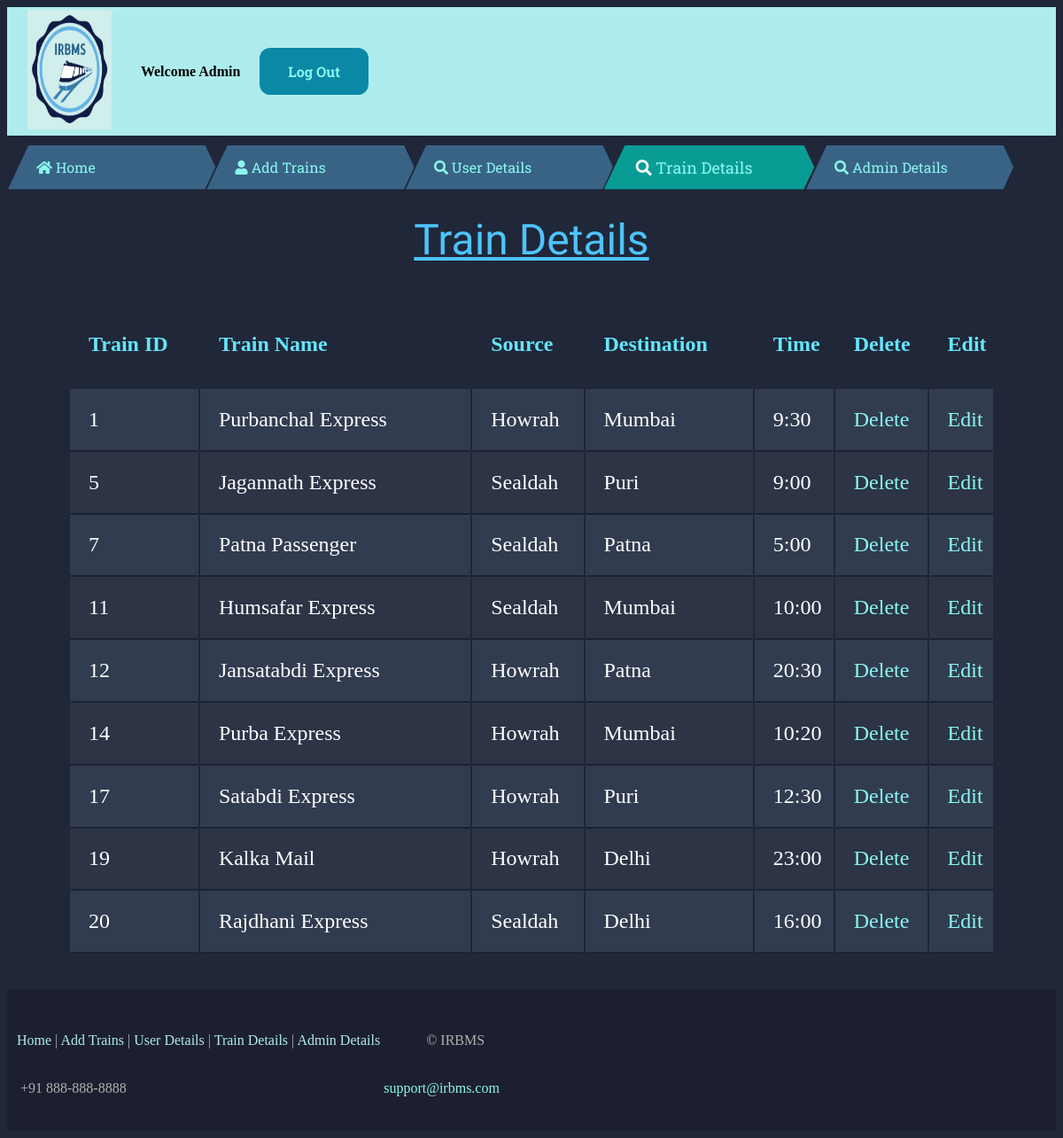
The app's page /traindetails.php with its own data.
### tables this page shows
CREATE TABLE IF NOT EXISTS `train` (
  `train_id` int(10) NOT NULL,
  `train_name` varchar(30) NOT NULL,
  `time` varchar(15) DEFAULT NULL,
  `duration` varchar(20) NOT NULL,
  `source` varchar(30) NOT NULL,
  `destination` varchar(30) NOT NULL,
  `Sleeper` int(10) NOT NULL DEFAULT '30',
  `AC 2 Tier` int(10) NOT NULL DEFAULT '30',
  `First Class` int(10) NOT NULL DEFAULT '30',
  `pnr` int(10) DEFAULT NULL,
  PRIMARY KEY (`train_id`)
);

### traindetails.php (the view, shortened to what this page needs)
<!DOCTYPE html>
<html>
<head>
      <link rel="stylesheet" href="https://use.fontawesome.com/releases/v5.3.1/css/all.css">
</head>
<header class="h">
    <table>
      <tr>
        <th colspan="3"><img src="logo2.png" width="70%" height="135px" class="img-responsive"></th>
        <th colspan="10"></th>
        <th colspan="10"></th>
        <th colspan="20"> Welcome Admin </th>
        <th colspan="10"></th>
        <th colspan="10"></th>
        <th colspan="70"></th>
        <th colspan="10"></th>
        <th colspan="10">
          <a href="logout.php" class="button button1">Log Out</a>
        </th>
      </tr>
    </table>
</header>
<body   bgcolor="#1F2739">
  <nav class="menu">
            <ul class="main-menu">
                <li><i class="fa fa-home"></i> <a href="ehome.php" style="color: #8AF7EE;">Home</a></li>
                <li><i class="fa fa-user"></i><a href="addtrain.php" style="color: #8AF7EE;"> Add Trains</a></li>
                <li><i class="fa fa-search"></i><a href="userdetails.php" style="color: #8AF7EE;"> User Details</a></li>
                <li class="active"><i class="fa fa-search"></i><a href="traindetails.php" style="color: #8AF7EE;"> Train Details</a></li>
                <li><i class="fa fa-search"></i><a href="adminprofile.php" style="color: #8AF7EE;"> Admin Details</a></li>
            </ul>
        </nav>
<?php
$con=mysqli_connect("localhost","root","","railwaymanagementsystem");
$sql="select * from train order by train_id";
$result=mysqli_query($con,$sql);
?>
<h1 style="  font-family: 'Coda Caption', sans-serif;
"><span class="blue"></span><u>Train Details</u><span class="blue"></span></h1>
<table class="container">
  <thead>
    <tr>
      <th><h1>Train ID</h1></th>
      <th><h1>Train Name</h1></th>
      <th><h1>Source</h1></th>
      <th><h1>Destination</h1></th>
      <th><h1>Time</h1></th>
      <th><h1>Delete</h1></th>
      <th><h1>Edit</h1></th>
    </tr>
  </thead>
  <tbody>
    <?php
      while($row=mysqli_fetch_array($result)) {
    ?>
    <tr>
      <td style="color: white"><?php echo $row['train_id'] ?></td>
      <td style="color: white"><?php echo $row['train_name'] ?></td>
      <td style="color: white"><?php echo $row['source'] ?></td>
      <td style="color: white"><?php echo  $row['destination']; ?></td>
      <td style="color: white"><?php echo $row['time'] ?></td>
      <td><a href="delete_train.php?tid=<?php echo($row['train_id']);?>">Delete</a></td>
      <td><a href="edittrains.php?tid=<?php echo($row['train_id']);?>">Edit</td>
    </tr>
    <?php } ?>
  </tbody>
</table>
</body>
<footer>
<div class="page-wrapper">
    <div id="waterdrop"></div>
    <footer>
      <div class="footer-top">
          <table>
  <tr><td align="center">
        <p style="float: center"> &nbsp
          <a href="ehome.php" style="color: #AEECED">Home</a>
          |
          <a href="addtrain.php" style="color: #AEECED">Add Trains</a>
          |
          <a href="userdetails.php" style="color: #AEECED">User Details</a>
          |
          <a href="traindetails.php" style="color: #AEECED">Train Details</a>
          |
          <a href="adminprofile.php" style="color: #AEECED">Admin Details</a>
        </p>
  </td>
  <td>
        <p>&nbsp &nbsp &nbsp &nbsp &nbsp &nbsp © IRBMS</p>
    </td>
</tr>
<tr>
         <td> <p>&nbsp &nbsp+91 888-888-8888</p></td>
         <td>
          <p><a href="mailto:support@irbms.com">support@irbms.com</a></p></td>
      </tr>
  </table>
      </div>
    </footer>
  </div>
</footer>
</html>

### traindetails.php (style rules this page uses)
body { font-family: 'Open Sans', sans-serif; font-weight: 300; line-height: 1.42em; color:#A7A1AE; background-color:#1F2739; }
h1 { font-size:3em; font-weight: 300; line-height:1em; text-align: center; color: #4DC3FA; }
.container th h1 { font-weight: bold; font-size: 1.5em; text-align: left; color: #64E5FA; }
.container td { font-weight: normal; font-size: 1.5em; -webkit-box-shadow: 0 2px 2px -2px #0E1119; -moz-box-shadow: 0 2px 2px -2px #0E1119; box-shadow: 0 2px 2px -2px #0E1119; }
.container { text-align: left; overflow: hidden; width: 90%; margin: 0 auto; display: table; padding:10px; }
.container td, .container th { padding-bottom: 2%; padding-top: 2%; padding-left:2%; }
.container tr:nth-child(odd) { background-color: #323C50; }
.container tr:nth-child(even) { background-color: #2C3446; }
.container th { background-color: #1F2739; }
.container td:first-child { color: #FB667A; }
.main-menu { display: flex; list-style: none; margin: auto 0; padding: 0.6em 0 0 0; font-family: 'Roboto Slab', serif; }
.main-menu > li { box-sizing: border-box; height: 50px; width: calc(3.5 * 100px); line-height: 50px; padding: 0 2em; margin: 1px; transition: 0.5s linear all; background: #396385; color: #8AF7EE; cursor: pointer; font-size: 16px; user-select: none; }
.main-menu > li:not(.with-submenu) { clip-path: polygon(10% 0%, 0% 100%, 95% 100%, 100% 50%, 95% 0%); shape-outside: polygon(10% 0%, 0% 100%, 95% 100%, 100% 50%, 95% 0%); }
.main-menu > li:nth-child(2) { transform: translateX(-5%); }
.main-menu > li:nth-child(3) { transform: translateX(-10%) }
.main-menu > li:nth-child(4) { transform: translateX(-15%) }
.main-menu > li:nth-child(5) { transform: translateX(-20%) }
.main-menu .active { color: #FFF; background: #099c95; cursor: default; font-size: 18px; }
.h { background-color: #AEECED; }
.page-wrapper { position: bottom; bottom: 0; width: 100%; z-index: 11111; top: 35px; }
footer p, footer strong, footer b, footer { color: #b0b0b0; }
.footer-top { background: #396385; background-size: cover; background-position: center; padding: 0 0 20px; font-family: rubik; padding-top:30px; }
.footer-top { background-color: #1c1f2f; }
#waterdrop { height: 30px; }
.button { background-color: #4CAF50; border: none; color: white; padding: 16px 32px; text-align: center; text-decoration: none; display: inline-block; font-size: 16px; margin: 4px 2px; transition-duration: 0.4s; cursor: pointer; float: right; }
.button1 { background-color: #0B88A6; color: white; border-radius: 12px; font-family: 'Roboto Slab', serif; }
a:link { text-decoration: none; color: #8AF7EE; }

### records on screen
train: train_id "1", train_name "Purbanchal Express", source "Howrah", destination "Mumbai", time "9:30"
train: train_id "5", train_name "Jagannath Express", source "Sealdah", destination "Puri", time "9:00"
train: train_id "7", train_name "Patna Passenger", source "Sealdah", destination "Patna", time "5:00"
train: train_id "11", train_name "Humsafar Express", source "Sealdah", destination "Mumbai", time "10:00"
train: train_id "12", train_name "Jansatabdi Express", source "Howrah", destination "Patna", time "20:30"
train: train_id "14", train_name "Purba Express", source "Howrah", destination "Mumbai", time "10:20"
train: train_id "17", train_name "Satabdi Express", source "Howrah", destination "Puri", time "12:30"
train: train_id "19", train_name "Kalka Mail", source "Howrah", destination "Delhi", time "23:00"
train: train_id "20", train_name "Rajdhani Express", source "Sealdah", destination "Delhi", time "16:00"
